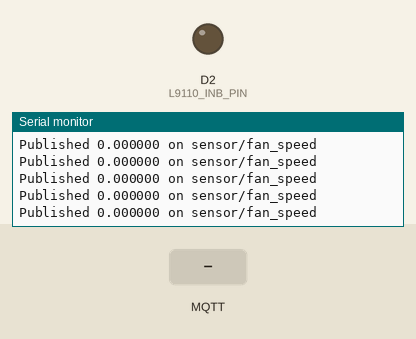
Recording of a sketch running on a simulated ESP8266 (NodeMCU). On the bench: output pins drawn as LEDs (lit = HIGH), the last lines printed to the serial monitor. Inputs (shaded band) come from the test bench. WiFi joins after 1.5 s; servers stay silent unless stated; no MQTT or app messages arrive unless stated; pins used as bus, display or sensor lines are not drawn.

Above: at 2.7 s.
2.8 s: MQTT message "sensor/temperature" arrives on the first subscribed topic
At 2.81 s:
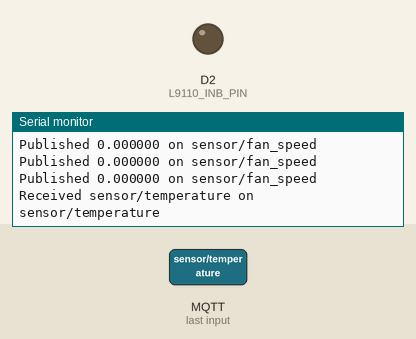
4.3 s: MQTT message "sensor/people_count" arrives on the first subscribed topic
5.8 s: MQTT message "5" arrives on the first subscribed topic
At 5.81 s:
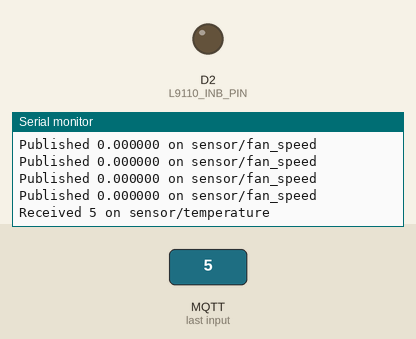

Measured:
- after the input at 2.8 s, the serial monitor: prints a new line at once (image 1)
- after the input at 5.8 s, the serial monitor: prints a new line at once (image 2)

The sketch:

fan_subscriber.ino
```cpp
#include <ESP8266WiFi.h>
#include <PubSubClient.h>

#define WIFI_SSID "SSID"
#define WIFI_PASS "PASS"

#define MQTT_SERVER "192.168.1.1"

#define L9110_INA_PIN D1
#define L9110_INB_PIN D2

WiFiClient wifiClient;
PubSubClient pubSubClient(wifiClient);

int people_count = 2;
float temperature = 30;

long prev;
long counter;

void setup() {
  Serial.begin(9600);
  Serial.println("Serial begin");

  setupWifi();

  pubSubClient.setServer(MQTT_SERVER, 1883);
  pubSubClient.setCallback(callback);

  pinMode(L9110_INA_PIN, OUTPUT);
  pinMode(L9110_INB_PIN, OUTPUT);

  digitalWrite(L9110_INA_PIN, LOW);
  digitalWrite(L9110_INB_PIN, LOW);

  prev = millis();
  counter = 0;
}

void setupWifi() {
  Serial.print("Connecting to ");
  Serial.println(WIFI_SSID);

  WiFi.begin(WIFI_SSID, WIFI_PASS);

  while (WiFi.status() != WL_CONNECTED) {
    delay(500);
    Serial.print(".");
  }

  Serial.println();
  Serial.println("WiFi connected");
  Serial.print("IP address: ");
  Serial.println(WiFi.localIP());
}

void reconnect() {
  while (!pubSubClient.connected()) {
    Serial.print("Attempting MQTT connection... ");
    if (pubSubClient.connect("fan_subscriber")) {
      Serial.println("Connected");
      pubSubClient.subscribe("sensor/temperature");
      pubSubClient.subscribe("sensor/people_count");
    } else {
      Serial.print("Failed, rc=");
      Serial.print(pubSubClient.state());
      Serial.println(" try again in 5 seconds");
      delay(5000);
    }
  }
}

void loop() {
  if (!pubSubClient.connected()) {
    reconnect();
  }

  pubSubClient.loop();

  float intensity = (people_count / 3) + (temperature - 30) / 15;
  if (intensity < 0) {
    intensity = 0;
  } else if (intensity > 1) {
    intensity = 1;
  }

  long now = millis();

  counter += now - prev;
  if (counter < (float)200 * intensity) {
    digitalWrite(L9110_INA_PIN, HIGH);
  } else if (counter < 200) {
    digitalWrite(L9110_INA_PIN, LOW);
  } else {
    digitalWrite(L9110_INA_PIN, HIGH);

    const char* topic = "sensor/fan_speed";

    char message[16];
    sprintf(message, "%f", intensity);

    pubSubClient.publish(topic, message);

    Serial.print("Published ");
    Serial.print(message);
    Serial.print(" on ");
    Serial.println(topic);

    counter -= 200;
  }

  prev = now;
}

void callback(char* topic, byte* message, unsigned int length) {
  String str;

  Serial.print("Received ");
  for (unsigned int i = 0; i < length; ++i) {
    Serial.print((char)message[i]);
    str += (char)message[i];
  }
  Serial.print(" on ");
  Serial.println(topic);

  if (String(topic) == "sensor/temperature") {
    temperature = atof(str.c_str());
  } else if (String(topic) == "sensor/people_count") {
    people_count = atoi(str.c_str());
  }
}
```
